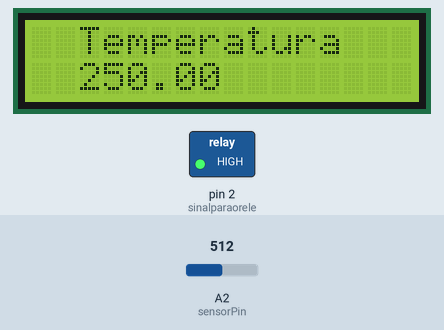
This sketch was run on a simulated Arduino Uno, built with avr-gcc and run on an emulated ATmega328P. Parts: 16×2 character LCD, switched loads named in the sketch (green lamp = pin HIGH). Inputs (shaded band) come from the test bench; at power-on: A2 (sensorPin) = 512.

Above: at 1.2 s.
1.3 s: A2 (sensorPin) set to 58
At 3.2 s:
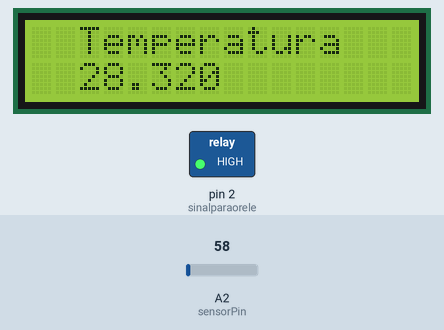
3.5 s: A2 (sensorPin) set to 48
At 5.1 s:
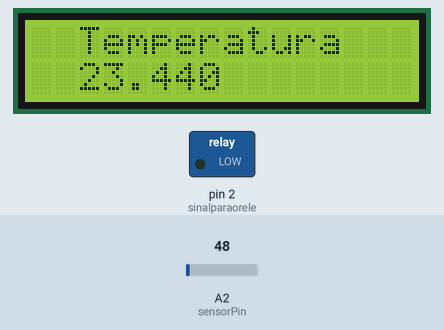
5.5 s: A2 (sensorPin) set to 15
At 6.8 s:
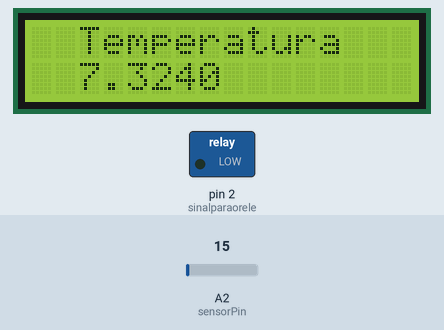
Timing chart, 0 to 8.5 s (numbered marks = the images above; inputs shaded):
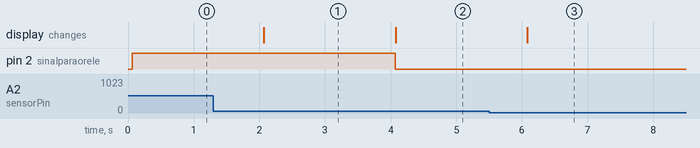

The sketch:

RefrigerationSystem.ino
```cpp
// LCD
#include <LiquidCrystal.h> // Adiciona a biblioteca "LiquidCrystal" ao projeto
LiquidCrystal lcd(12, 13, 7, 6, 5, 4); // Pinagem do LCD

const int sensorPin = A2; //Pino analógico usado pelo sensor
float temperatura = 0; //Variavel do tipo float para a temperatura

//rele
int sinalparaorele = 2; //Pino onde o rele esta conectado

void setup()
{
  lcd.begin(16, 2); // Inicia o lcd de 16x2
  pinMode(sinalparaorele, OUTPUT); //Define o pino como saida
}

void loop()
{

  temperatura = (analogRead(sensorPin) * 0.0048828125 * 100); //Conta para mostrar a temperatura em Celsius

  if (temperatura > 25.55) { //Se a temperatura for maior que 25.55
    digitalWrite(sinalparaorele, HIGH); //Aciona o rele
  }
  else { //Se não
    digitalWrite(sinalparaorele, LOW); //Desliga o rele
  }

  lcd.setCursor(2, 0);      // 2 = 2 colunas para a direita. 0 = Primeira linha
  lcd.print("Temperatura"); // Imprime um texto
  lcd.setCursor(2, 1);      // 2 = 2 colunas para a direita. 1 = Segunda linha
  lcd.print(temperatura);   //Imprime a temperatura no display
  delay(1000); //INTERVALO DE 1 SEGUNDO

}
```

Measured:
- the behaviour switches between 53 and 52 on A2 (sensorPin) (found by bisection; images 1 and 2)
- after the input at 1.3 s, the display: changes after 0.77 s (image 1)
- after the input at 3.5 s, pin 2 (sinalparaorele): HIGH → LOW after 0.57 s; the display: changes after 0.58 s (image 2)
- after the input at 5.5 s, the display: changes after 0.58 s (image 3)
